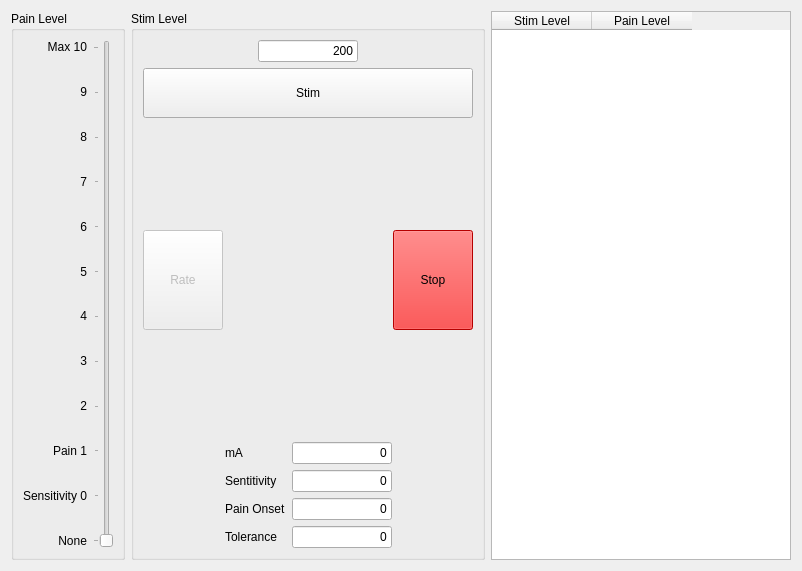
<?xml version="1.0" encoding="UTF-8"?>
<ui version="4.0">
 <class>Form</class>
 <widget class="QWidget" name="Form">
  <property name="geometry">
   <rect>
    <x>0</x>
    <y>0</y>
    <width>802</width>
    <height>571</height>
   </rect>
  </property>
  <property name="windowTitle">
   <string>Form</string>
  </property>
  <layout class="QHBoxLayout" name="horizontalLayout">
   <item>
    <widget class="QGroupBox" name="groupBox_2">
     <property name="title">
      <string>Pain Level</string>
     </property>
     <layout class="QVBoxLayout" name="verticalLayout">
      <item>
       <layout class="QHBoxLayout" name="horizontalLayout_2">
        <item>
         <layout class="QVBoxLayout" name="verticalLayout_3">
          <item>
           <widget class="QLabel" name="label_14">
            <property name="text">
             <string>Max 10</string>
            </property>
            <property name="alignment">
             <set>Qt::AlignRight|Qt::AlignTrailing|Qt::AlignVCenter</set>
            </property>
           </widget>
          </item>
          <item>
           <spacer name="verticalSpacer_11">
            <property name="orientation">
             <enum>Qt::Vertical</enum>
            </property>
            <property name="sizeHint" stdset="0">
             <size>
              <width>20</width>
              <height>40</height>
             </size>
            </property>
           </spacer>
          </item>
          <item>
           <widget class="QLabel" name="label_6">
            <property name="text">
             <string>9</string>
            </property>
            <property name="alignment">
             <set>Qt::AlignRight|Qt::AlignTrailing|Qt::AlignVCenter</set>
            </property>
           </widget>
          </item>
          <item>
           <spacer name="verticalSpacer">
            <property name="orientation">
             <enum>Qt::Vertical</enum>
            </property>
            <property name="sizeHint" stdset="0">
             <size>
              <width>20</width>
              <height>40</height>
             </size>
            </property>
           </spacer>
          </item>
          <item>
           <widget class="QLabel" name="label_5">
            <property name="text">
             <string>8</string>
            </property>
            <property name="alignment">
             <set>Qt::AlignRight|Qt::AlignTrailing|Qt::AlignVCenter</set>
            </property>
           </widget>
          </item>
          <item>
           <spacer name="verticalSpacer_2">
            <property name="orientation">
             <enum>Qt::Vertical</enum>
            </property>
            <property name="sizeHint" stdset="0">
             <size>
              <width>20</width>
              <height>40</height>
             </size>
            </property>
           </spacer>
          </item>
          <item>
           <widget class="QLabel" name="label_4">
            <property name="text">
             <string>7</string>
            </property>
            <property name="alignment">
             <set>Qt::AlignRight|Qt::AlignTrailing|Qt::AlignVCenter</set>
            </property>
           </widget>
          </item>
          <item>
           <spacer name="verticalSpacer_3">
            <property name="orientation">
             <enum>Qt::Vertical</enum>
            </property>
            <property name="sizeHint" stdset="0">
             <size>
              <width>20</width>
              <height>40</height>
             </size>
            </property>
           </spacer>
          </item>
          <item>
           <widget class="QLabel" name="label_7">
            <property name="text">
             <string>6</string>
            </property>
            <property name="alignment">
             <set>Qt::AlignRight|Qt::AlignTrailing|Qt::AlignVCenter</set>
            </property>
           </widget>
          </item>
          <item>
           <spacer name="verticalSpacer_4">
            <property name="orientation">
             <enum>Qt::Vertical</enum>
            </property>
            <property name="sizeHint" stdset="0">
             <size>
              <width>20</width>
              <height>40</height>
             </size>
            </property>
           </spacer>
          </item>
          <item>
           <widget class="QLabel" name="label_9">
            <property name="text">
             <string>5</string>
            </property>
            <property name="alignment">
             <set>Qt::AlignRight|Qt::AlignTrailing|Qt::AlignVCenter</set>
            </property>
           </widget>
          </item>
          <item>
           <spacer name="verticalSpacer_5">
            <property name="orientation">
             <enum>Qt::Vertical</enum>
            </property>
            <property name="sizeHint" stdset="0">
             <size>
              <width>20</width>
              <height>40</height>
             </size>
            </property>
           </spacer>
          </item>
          <item>
           <widget class="QLabel" name="label_12">
            <property name="text">
             <string>4</string>
            </property>
            <property name="alignment">
             <set>Qt::AlignRight|Qt::AlignTrailing|Qt::AlignVCenter</set>
            </property>
           </widget>
          </item>
          <item>
           <spacer name="verticalSpacer_6">
            <property name="orientation">
             <enum>Qt::Vertical</enum>
            </property>
            <property name="sizeHint" stdset="0">
             <size>
              <width>20</width>
              <height>40</height>
             </size>
            </property>
           </spacer>
          </item>
          <item>
           <widget class="QLabel" name="label_13">
            <property name="text">
             <string>3</string>
            </property>
            <property name="alignment">
             <set>Qt::AlignRight|Qt::AlignTrailing|Qt::AlignVCenter</set>
            </property>
           </widget>
          </item>
          <item>
           <spacer name="verticalSpacer_7">
            <property name="orientation">
             <enum>Qt::Vertical</enum>
            </property>
            <property name="sizeHint" stdset="0">
             <size>
              <width>20</width>
              <height>40</height>
             </size>
            </property>
           </spacer>
          </item>
          <item>
           <widget class="QLabel" name="label_10">
            <property name="text">
             <string>2</string>
            </property>
            <property name="alignment">
             <set>Qt::AlignRight|Qt::AlignTrailing|Qt::AlignVCenter</set>
            </property>
           </widget>
          </item>
          <item>
           <spacer name="verticalSpacer_8">
            <property name="orientation">
             <enum>Qt::Vertical</enum>
            </property>
            <property name="sizeHint" stdset="0">
             <size>
              <width>20</width>
              <height>40</height>
             </size>
            </property>
           </spacer>
          </item>
          <item>
           <widget class="QLabel" name="label_11">
            <property name="text">
             <string>Pain 1</string>
            </property>
            <property name="alignment">
             <set>Qt::AlignRight|Qt::AlignTrailing|Qt::AlignVCenter</set>
            </property>
           </widget>
          </item>
          <item>
           <spacer name="verticalSpacer_9">
            <property name="orientation">
             <enum>Qt::Vertical</enum>
            </property>
            <property name="sizeHint" stdset="0">
             <size>
              <width>20</width>
              <height>40</height>
             </size>
            </property>
           </spacer>
          </item>
          <item>
           <widget class="QLabel" name="label_8">
            <property name="text">
             <string>Sensitivity 0</string>
            </property>
            <property name="alignment">
             <set>Qt::AlignRight|Qt::AlignTrailing|Qt::AlignVCenter</set>
            </property>
           </widget>
          </item>
          <item>
           <spacer name="verticalSpacer_10">
            <property name="orientation">
             <enum>Qt::Vertical</enum>
            </property>
            <property name="sizeHint" stdset="0">
             <size>
              <width>20</width>
              <height>40</height>
             </size>
            </property>
           </spacer>
          </item>
          <item>
           <widget class="QLabel" name="label_3">
            <property name="text">
             <string>None</string>
            </property>
            <property name="alignment">
             <set>Qt::AlignRight|Qt::AlignTrailing|Qt::AlignVCenter</set>
            </property>
           </widget>
          </item>
         </layout>
        </item>
        <item>
         <widget class="QSlider" name="PainLevel">
          <property name="enabled">
           <bool>false</bool>
          </property>
          <property name="minimum">
           <number>-1</number>
          </property>
          <property name="maximum">
           <number>10</number>
          </property>
          <property name="value">
           <number>-1</number>
          </property>
          <property name="orientation">
           <enum>Qt::Vertical</enum>
          </property>
          <property name="tickPosition">
           <enum>QSlider::TicksAbove</enum>
          </property>
         </widget>
        </item>
       </layout>
      </item>
     </layout>
    </widget>
   </item>
   <item>
    <widget class="QGroupBox" name="groupBox">
     <property name="title">
      <string>Stim Level</string>
     </property>
     <layout class="QVBoxLayout" name="verticalLayout_2">
      <item>
       <layout class="QHBoxLayout" name="horizontalLayout_5">
        <item>
         <widget class="QLineEdit" name="StimLevel">
          <property name="maximumSize">
           <size>
            <width>100</width>
            <height>16777215</height>
           </size>
          </property>
          <property name="text">
           <string>200</string>
          </property>
          <property name="alignment">
           <set>Qt::AlignRight|Qt::AlignTrailing|Qt::AlignVCenter</set>
          </property>
          <property name="readOnly">
           <bool>true</bool>
          </property>
         </widget>
        </item>
       </layout>
      </item>
      <item>
       <widget class="QPushButton" name="StimButton">
        <property name="minimumSize">
         <size>
          <width>0</width>
          <height>50</height>
         </size>
        </property>
        <property name="maximumSize">
         <size>
          <width>16777215</width>
          <height>16777215</height>
         </size>
        </property>
        <property name="text">
         <string>Stim</string>
        </property>
       </widget>
      </item>
      <item>
       <spacer name="verticalSpacer_12">
        <property name="orientation">
         <enum>Qt::Vertical</enum>
        </property>
        <property name="sizeHint" stdset="0">
         <size>
          <width>20</width>
          <height>40</height>
         </size>
        </property>
       </spacer>
      </item>
      <item>
       <layout class="QHBoxLayout" name="horizontalLayout_3">
        <item>
         <widget class="QPushButton" name="RateButton">
          <property name="enabled">
           <bool>false</bool>
          </property>
          <property name="minimumSize">
           <size>
            <width>0</width>
            <height>100</height>
           </size>
          </property>
          <property name="text">
           <string>Rate</string>
          </property>
         </widget>
        </item>
        <item>
         <spacer name="horizontalSpacer">
          <property name="orientation">
           <enum>Qt::Horizontal</enum>
          </property>
          <property name="sizeHint" stdset="0">
           <size>
            <width>40</width>
            <height>20</height>
           </size>
          </property>
         </spacer>
        </item>
        <item>
         <widget class="QPushButton" name="StopButton">
          <property name="minimumSize">
           <size>
            <width>0</width>
            <height>100</height>
           </size>
          </property>
          <property name="styleSheet">
           <string notr="true">background-color: red</string>
          </property>
          <property name="text">
           <string>Stop</string>
          </property>
         </widget>
        </item>
       </layout>
      </item>
      <item>
       <spacer name="verticalSpacer_13">
        <property name="orientation">
         <enum>Qt::Vertical</enum>
        </property>
        <property name="sizeHint" stdset="0">
         <size>
          <width>20</width>
          <height>40</height>
         </size>
        </property>
       </spacer>
      </item>
      <item>
       <layout class="QHBoxLayout" name="horizontalLayout_4">
        <item>
         <spacer name="horizontalSpacer_2">
          <property name="orientation">
           <enum>Qt::Horizontal</enum>
          </property>
          <property name="sizeHint" stdset="0">
           <size>
            <width>40</width>
            <height>20</height>
           </size>
          </property>
         </spacer>
        </item>
        <item>
         <layout class="QFormLayout" name="formLayout">
          <item row="2" column="0">
           <widget class="QLabel" name="label_16">
            <property name="text">
             <string>Sentitivity</string>
            </property>
           </widget>
          </item>
          <item row="2" column="1">
           <widget class="QLineEdit" name="Sensitivity">
            <property name="maximumSize">
             <size>
              <width>100</width>
              <height>16777215</height>
             </size>
            </property>
            <property name="text">
             <string>0</string>
            </property>
            <property name="alignment">
             <set>Qt::AlignRight|Qt::AlignTrailing|Qt::AlignVCenter</set>
            </property>
            <property name="readOnly">
             <bool>true</bool>
            </property>
           </widget>
          </item>
          <item row="3" column="0">
           <widget class="QLabel" name="label_17">
            <property name="text">
             <string>Pain Onset</string>
            </property>
           </widget>
          </item>
          <item row="3" column="1">
           <widget class="QLineEdit" name="PainOnset">
            <property name="maximumSize">
             <size>
              <width>100</width>
              <height>16777215</height>
             </size>
            </property>
            <property name="text">
             <string>0</string>
            </property>
            <property name="alignment">
             <set>Qt::AlignRight|Qt::AlignTrailing|Qt::AlignVCenter</set>
            </property>
            <property name="readOnly">
             <bool>true</bool>
            </property>
           </widget>
          </item>
          <item row="4" column="0">
           <widget class="QLabel" name="label_18">
            <property name="text">
             <string>Tolerance</string>
            </property>
           </widget>
          </item>
          <item row="4" column="1">
           <widget class="QLineEdit" name="Tolerance">
            <property name="maximumSize">
             <size>
              <width>100</width>
              <height>16777215</height>
             </size>
            </property>
            <property name="text">
             <string>0</string>
            </property>
            <property name="alignment">
             <set>Qt::AlignRight|Qt::AlignTrailing|Qt::AlignVCenter</set>
            </property>
            <property name="readOnly">
             <bool>true</bool>
            </property>
           </widget>
          </item>
          <item row="0" column="0">
           <widget class="QLabel" name="label_15">
            <property name="text">
             <string>mA</string>
            </property>
           </widget>
          </item>
          <item row="0" column="1">
           <widget class="QLineEdit" name="mA">
            <property name="maximumSize">
             <size>
              <width>100</width>
              <height>16777215</height>
             </size>
            </property>
            <property name="text">
             <string>0</string>
            </property>
            <property name="alignment">
             <set>Qt::AlignRight|Qt::AlignTrailing|Qt::AlignVCenter</set>
            </property>
            <property name="readOnly">
             <bool>true</bool>
            </property>
           </widget>
          </item>
         </layout>
        </item>
        <item>
         <spacer name="horizontalSpacer_3">
          <property name="orientation">
           <enum>Qt::Horizontal</enum>
          </property>
          <property name="sizeHint" stdset="0">
           <size>
            <width>40</width>
            <height>20</height>
           </size>
          </property>
         </spacer>
        </item>
       </layout>
      </item>
     </layout>
    </widget>
   </item>
   <item>
    <widget class="QTableWidget" name="Table">
     <property name="maximumSize">
      <size>
       <width>300</width>
       <height>16777215</height>
      </size>
     </property>
     <property name="columnCount">
      <number>2</number>
     </property>
     <attribute name="horizontalHeaderVisible">
      <bool>true</bool>
     </attribute>
     <attribute name="verticalHeaderVisible">
      <bool>false</bool>
     </attribute>
     <column>
      <property name="text">
       <string>Stim Level</string>
      </property>
     </column>
     <column>
      <property name="text">
       <string>Pain Level</string>
      </property>
     </column>
    </widget>
   </item>
  </layout>
 </widget>
 <resources/>
 <connections/>
</ui>
